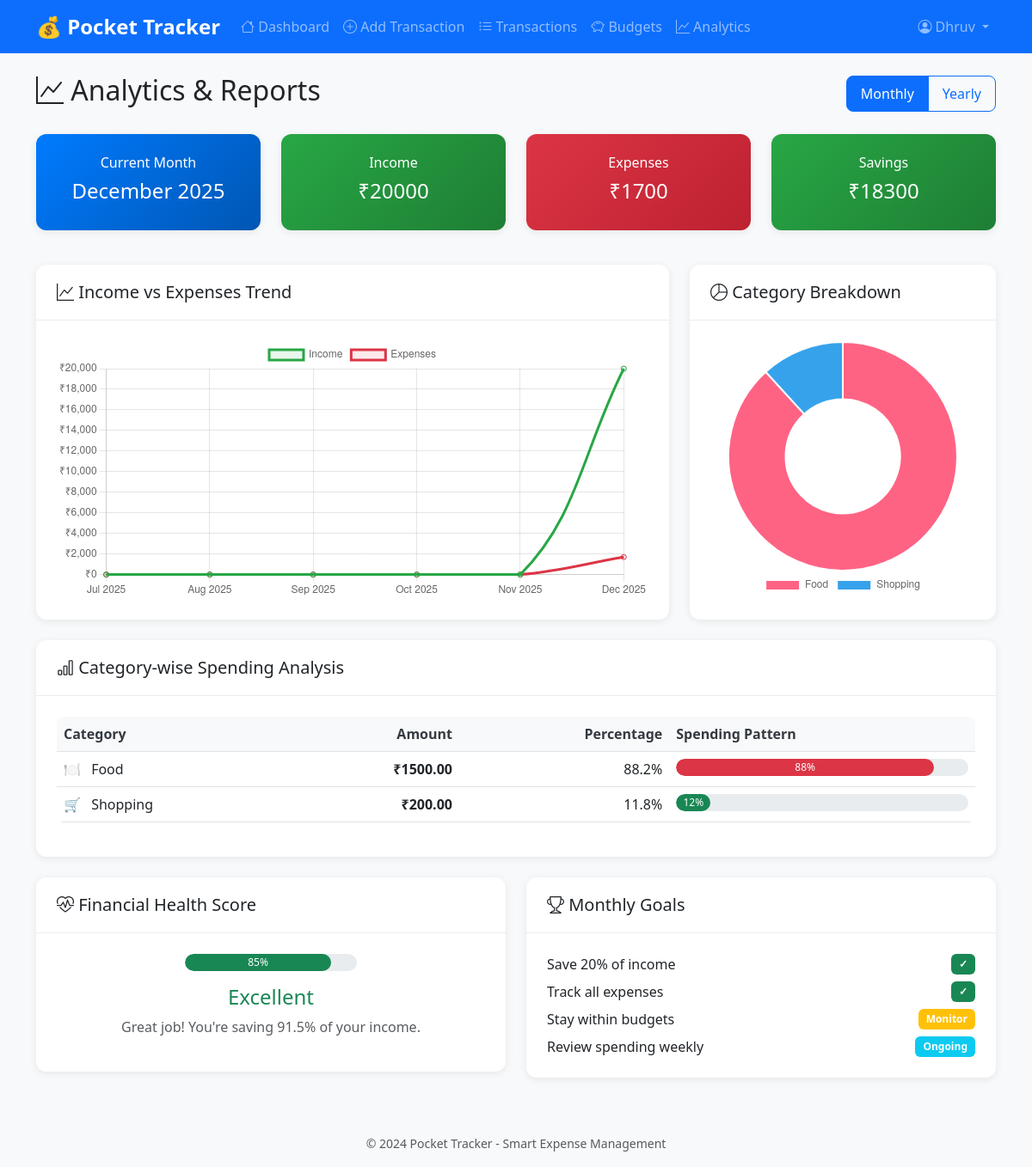
Screenshot of /analytics (signed in) with the database file from the repository.
### tables this page shows
CREATE TABLE categories (
                id INTEGER PRIMARY KEY AUTOINCREMENT,
                name VARCHAR(50) NOT NULL,
                icon VARCHAR(20) DEFAULT '💰',
                is_default BOOLEAN DEFAULT 0
            );

### main.py (the view)
@main_bp.route('/analytics')
@login_required
def analytics():
    user_id = session['user_id']
    year = request.args.get('year', datetime.now().year, type=int)
    month = request.args.get('month', datetime.now().month, type=int)
    monthly_summary = transaction_model.get_monthly_summary(user_id, year, month)
    category_expenses = transaction_model.get_category_expenses(user_id, year, month)
    monthly_trends = []
    current_date = datetime(year, month, 1)
    for i in range(6):
        month_data = transaction_model.get_monthly_summary(user_id, current_date.year, current_date.month)
        monthly_trends.append({
            'month': current_date.strftime('%b %Y'),
            'income': month_data['income'],
            'expense': month_data['expense']
        })
        if current_date.month == 1:
            current_date = current_date.replace(year=current_date.year - 1, month=12)
        else:
            current_date = current_date.replace(month=current_date.month - 1)
    monthly_trends.reverse()
    return render_template('main/analytics.html',
                         summary=monthly_summary,
                         category_expenses=category_expenses,
                         monthly_trends=monthly_trends,
                         current_month=f"{datetime(year, month, 1).strftime('%B %Y')}")

### Pocket Traker/templates/main/analytics.html (shortened to what this page needs)
{% extends "base.html" %}
{% block content %}
<div class="d-flex justify-content-between align-items-center mb-4">
    <h2><i class="bi bi-graph-up"></i> Analytics & Reports</h2>
    <div class="btn-group" role="group">
        <button type="button" class="btn btn-outline-primary active" onclick="showMonthlyView()">Monthly</button>
        <button type="button" class="btn btn-outline-primary" onclick="showYearlyView()">Yearly</button>
    </div>
</div>
<div class="row mb-4">
    <div class="col-md-3 mb-3">
        <div class="card bg-primary text-white">
            <div class="card-body text-center">
                <h6>Current Month</h6>
                <h4>{{ current_month }}</h4>
            </div>
        </div>
    </div>
    <div class="col-md-3 mb-3">
        <div class="card bg-success text-white">
            <div class="card-body text-center">
                <h6>Income</h6>
                <h4>₹{{ "%.0f"|format(summary.income) }}</h4>
            </div>
        </div>
    </div>
    <div class="col-md-3 mb-3">
        <div class="card bg-danger text-white">
            <div class="card-body text-center">
                <h6>Expenses</h6>
                <h4>₹{{ "%.0f"|format(summary.expense) }}</h4>
            </div>
        </div>
    </div>
    <div class="col-md-3 mb-3">
        <div class="card bg-{{ 'success' if summary.balance >= 0 else 'warning' }} text-white">
            <div class="card-body text-center">
                <h6>Savings</h6>
                <h4>₹{{ "%.0f"|format(summary.balance) }}</h4>
            </div>
        </div>
    </div>
</div>
<div class="row">
    <div class="col-lg-8 mb-4">
        <div class="card">
            <div class="card-header">
                <h5 class="card-title mb-0">
                    <i class="bi bi-graph-up"></i> Income vs Expenses Trend
                </h5>
            </div>
            <div class="card-body">
                <canvas id="trendChart" height="300"></canvas>
            </div>
        </div>
    </div>
    <div class="col-lg-4 mb-4">
        <div class="card">
            <div class="card-header">
                <h5 class="card-title mb-0">
                    <i class="bi bi-pie-chart"></i> Category Breakdown
                </h5>
            </div>
            <div class="card-body">
                {% if category_expenses %}
                    <canvas id="categoryChart" height="300"></canvas>
                {% else %}
                    <div class="text-center py-4">
                        <i class="bi bi-pie-chart fs-1 text-muted"></i>
                        <p class="text-muted mt-2">No expenses this month</p>
                    </div>
                {% endif %}
            </div>
        </div>
    </div>
</div>
<div class="row">
    <div class="col-12">
        <div class="card">
            <div class="card-header">
                <h5 class="card-title mb-0">
                    <i class="bi bi-bar-chart"></i> Category-wise Spending Analysis
                </h5>
            </div>
            <div class="card-body">
                {% if category_expenses %}
                    <div class="table-responsive">
                        <table class="table table-hover">
                            <thead>
                                <tr>
                                    <th>Category</th>
                                    <th class="text-end">Amount</th>
                                    <th class="text-end">Percentage</th>
                                    <th>Spending Pattern</th>
                                </tr>
                            </thead>
                            <tbody>
                                {% set total_expense = category_expenses|map(attribute='total')|sum|float %}
                                {% for category in category_expenses %}
                                    {% set percentage = (category.total|float / total_expense * 100) if total_expense > 0 else 0 %}
                                    <tr>
                                        <td>
                                            <span class="me-2">{{ category.icon }}</span>
                                            {{ category.name }}
                                        </td>
                                        <td class="text-end fw-bold">₹{{ "%.2f"|format(category.total) }}</td>
                                        <td class="text-end">{{ "%.1f"|format(percentage) }}%</td>
                                        <td>
                                            <div class="progress" style="height: 20px;">
                                                <div class="progress-bar bg-{{ 'danger' if percentage > 30 else 'warning' if percentage > 20 else 'success' }}"
                                                     role="progressbar" style="width: {{ percentage }}%">
                                                    {{ "%.0f"|format(percentage) }}%
                                                </div>
                                            </div>
                                        </td>
                                    </tr>
                                {% endfor %}
                            </tbody>
                        </table>
                    </div>
                {% endif %}
            </div>
        </div>
    </div>
</div>
<div class="row mt-4">
    <div class="col-md-6">
        <div class="card">
            <div class="card-header">
                <h5 class="card-title mb-0">
                    <i class="bi bi-heart-pulse"></i> Financial Health Score
                </h5>
            </div>
            <div class="card-body text-center">
                {% set savings_rate = (summary.balance|float / summary.income|float * 100) if summary.income > 0 else 0 %}
                {% set health_score = 85 if savings_rate > 20 else 70 if savings_rate > 10 else 50 if savings_rate > 0 else 30 %}
                <div class="mb-3">
                    <div class="progress mx-auto" style="width: 200px; height: 20px;">
                        <div class="progress-bar bg-{{ 'success' if health_score > 70 else 'warning' if health_score > 50 else 'danger' }}"
                             role="progressbar" style="width: {{ health_score }}%">
                            {{ health_score }}%
                        </div>
                    </div>
                </div>
                <h4 class="text-{{ 'success' if health_score > 70 else 'warning' if health_score > 50 else 'danger' }}">
                    {{ 'Excellent' if health_score > 80 else 'Good' if health_score > 60 else 'Fair' if health_score > 40 else 'Poor' }}
                </h4>
                <p class="text-muted">
                    {% if savings_rate > 20 %}
                        Great job! You're saving {{ "%.1f"|format(savings_rate) }}% of your income.
                    {% elif savings_rate > 10 %}
                        Good savings rate of {{ "%.1f"|format(savings_rate) }}%. Try to reach 20%.
                    {% elif savings_rate > 0 %}
                        You're saving {{ "%.1f"|format(savings_rate) }}%. Aim for at least 10%.
                    {% else %}
                        Consider reducing expenses to start saving money.
                    {% endif %}
                </p>
            </div>
        </div>
    </div>
    <div class="col-md-6">
        <div class="card">
            <div class="card-header">
                <h5 class="card-title mb-0">
                    <i class="bi bi-trophy"></i> Monthly Goals
                </h5>
            </div>
            <div class="card-body">
                <div class="d-flex justify-content-between align-items-center mb-2">
                    <span>Save 20% of income</span>
                    <span class="badge bg-{{ 'success' if savings_rate >= 20 else 'warning' }}">
                        {{ "✓" if savings_rate >= 20 else "%.0f"|format(savings_rate) + "%" }}
                    </span>
                </div>
                <div class="d-flex justify-content-between align-items-center mb-2">
                    <span>Track all expenses</span>
                    <span class="badge bg-success">✓</span>
                </div>
                <div class="d-flex justify-content-between align-items-center mb-2">
                    <span>Stay within budgets</span>
                    <span class="badge bg-warning">Monitor</span>
                </div>
                <div class="d-flex justify-content-between align-items-center">
                    <span>Review spending weekly</span>
                    <span class="badge bg-info">Ongoing</span>
                </div>
            </div>
        </div>
    </div>
</div>
{% endblock %}
{% block scripts %}
<script>
// Monthly Trend Chart
const trendData = {
    labels: [{% for trend in monthly_trends %}'{{ trend.month }}'{{ ',' if not loop.last }}{% endfor %}],
    datasets: [{
        label: 'Income',
        data: [{% for trend in monthly_trends %}{{ trend.income }}{{ ',' if not loop.last }}{% endfor %}],
        borderColor: '#28a745',
        backgroundColor: 'rgba(40, 167, 69, 0.1)',
        tension: 0.4
    }, {
        label: 'Expenses',
        data: [{% for trend in monthly_trends %}{{ trend.expense }}{{ ',' if not loop.last }}{% endfor %}],
        borderColor: '#dc3545',
        backgroundColor: 'rgba(220, 53, 69, 0.1)',
        tension: 0.4
    }]
};
const trendChart = new Chart(document.getElementById('trendChart'), {
    type: 'line',
    data: trendData,
    options: {
        responsive: true,
        maintainAspectRatio: false,
        plugins: {
            legend: {
                position: 'top'
            }
        },
        scales: {
            y: {
                beginAtZero: true,
                ticks: {
                    callback: function(value) {
                        return '₹' + value.toLocaleString();
                    }
                }
            }
        }
    }
});
// Category Chart
{% if category_expenses %}
const categoryData = {
    labels: [{% for cat in category_expenses %}'{{ cat.name }}'{{ ',' if not loop.last }}{% endfor %}],
    datasets: [{
        data: [{% for cat in category_expenses %}{{ cat.total }}{{ ',' if not loop.last }}{% endfor %}],
        backgroundColor: [
            '#FF6384', '#36A2EB', '#FFCE56', '#4BC0C0',
            '#9966FF', '#FF9F40', '#FF6384', '#C9CBCF'
        ]
    }]
};
const categoryChart = new Chart(document.getElementById('categoryChart'), {
    type: 'doughnut',
    data: categoryData,
    options: {
        responsive: true,
        maintainAspectRatio: false,
        plugins: {
            legend: {
                position: 'bottom'
            }
        }
    }
});
{% endif %}
function showMonthlyView() {
    // Switch to monthly view (current implementation)
    document.querySelector('.btn-group .active').classList.remove('active');
    event.target.classList.add('active');
}
function showYearlyView() {
    // Switch to yearly view (placeholder for future implementation)
    document.querySelector('.btn-group .active').classList.remove('active');
    event.target.classList.add('active');
    alert('Yearly view coming soon!');
}
</script>
{% endblock %}

### Pocket Traker/templates/base.html (shortened to what this page needs)
<!DOCTYPE html>
<html lang="en">
<head>
    <link href="https://cdn.jsdelivr.net/npm/bootstrap@5.3.0/dist/css/bootstrap.min.css" rel="stylesheet">
    <link href="https://cdn.jsdelivr.net/npm/bootstrap-icons@1.10.0/font/bootstrap-icons.css" rel="stylesheet">
    <link rel="stylesheet" href="{{ url_for('static', filename='css/style.css') }}">
</head>
<body>
    {% if session.user_id %}
    <nav class="navbar navbar-expand-lg navbar-dark bg-primary">
        <div class="container">
            <a class="navbar-brand fw-bold" href="{{ url_for('main.dashboard') }}">
                💰 Pocket Tracker
            </a>
            <div class="collapse navbar-collapse" id="navbarNav">
                <ul class="navbar-nav me-auto">
                    <li class="nav-item">
                        <a class="nav-link" href="{{ url_for('main.dashboard') }}">
                            <i class="bi bi-house"></i> Dashboard
                        </a>
                    </li>
                    <li class="nav-item">
                        <a class="nav-link" href="{{ url_for('main.add_transaction') }}">
                            <i class="bi bi-plus-circle"></i> Add Transaction
                        </a>
                    </li>
                    <li class="nav-item">
                        <a class="nav-link" href="{{ url_for('main.transactions') }}">
                            <i class="bi bi-list-ul"></i> Transactions
                        </a>
                    </li>
                    <li class="nav-item">
                        <a class="nav-link" href="{{ url_for('main.budgets') }}">
                            <i class="bi bi-piggy-bank"></i> Budgets
                        </a>
                    </li>
                    <li class="nav-item">
                        <a class="nav-link" href="{{ url_for('main.analytics') }}">
                            <i class="bi bi-graph-up"></i> Analytics
                        </a>
                    </li>
                </ul>
                <ul class="navbar-nav">
                    <li class="nav-item dropdown">
                        <a class="nav-link dropdown-toggle" href="#" role="button" data-bs-toggle="dropdown">
                            <i class="bi bi-person-circle"></i> {{ session.username }}
                        </a>
                    </li>
                </ul>
            </div>
        </div>
    </nav>
    {% endif %}
    <main class="container my-4">
        {% block content %}{% endblock %}
    </main>
    <footer class="bg-light text-center py-3 mt-5">
        <div class="container">
            <small class="text-muted">© 2024 Pocket Tracker - Smart Expense Management</small>
        </div>
    </footer>
    {% block scripts %}{% endblock %}
</body>
</html>

### rows the page displays
categories: icon "🍽️", name "Food", total "1500.00", percentage "88.2", {{ percentage }} 88.23529411764706 (drawn), percentage "88"
categories: icon "🛒", name "Shopping", total "200.00", percentage "11.8", {{ percentage }} 11.76470588235294 (drawn), percentage "12"

### other values shown
{{ session.username }} "Dhruv"
{{ current_month }} "December 2025"
{{ "%.0f"|format(summary.income) }} "20000"
{{ "%.0f"|format(summary.expense) }} "1700"
{{ "%.0f"|format(summary.balance) }} "18300"
{{ health_score }} "85"
{{ "%.1f"|format(savings_rate) }} "91.5"
{{ "✓" if savings_rate >= 20 else "%.0f"|format(savings_rate) + "%" }} "✓"
chart data {{ trend.income }} 0, 0, 0, 0, 0, 20000.0
